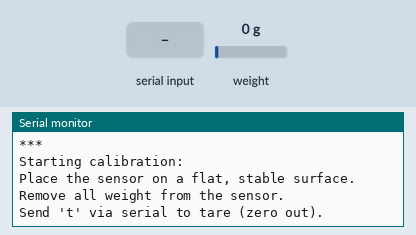
Recording of a sketch running on a simulated Seeed XIAO ESP32-S3. Shown: the last lines printed to the serial monitor. The test bench sets the inputs (shaded band); at power-on: weight on the scale 0 g. EEPROM starts erased.

Above: at 3.2 s.
3.3 s: "t90\n" received over Serial
At 4.5 s:
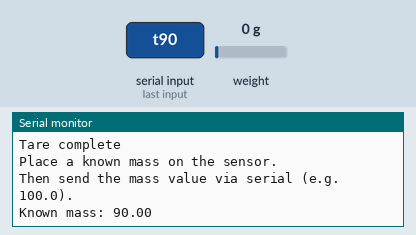
4.8 s: "y90\n" received over Serial
At 5.03 s:
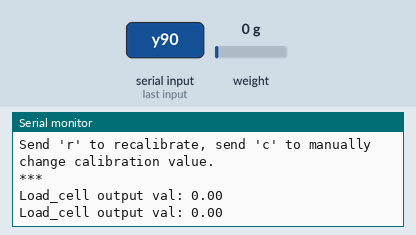
6.4 s: "c90\n" received over Serial
At 7.1 s:
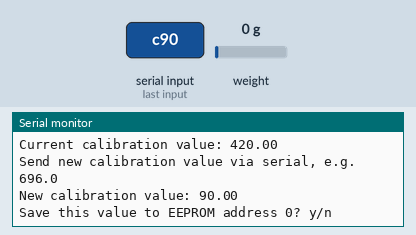
7.9 s: "y,45\n" received over Serial
At 8.11 s:
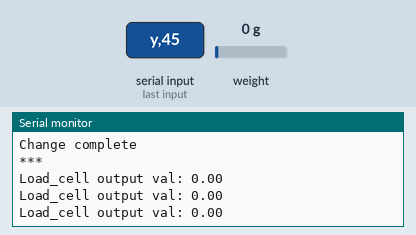
9.4 s: weight on the scale set to 100 g
At 9.41 s:
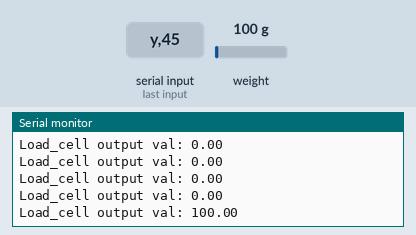
10.9 s: weight on the scale set to 1250 g
At 10.91 s:
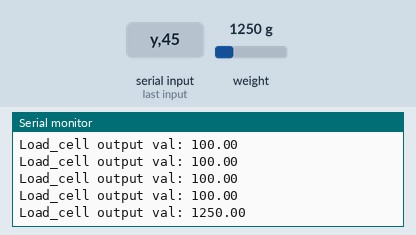
Timing chart, 0 to 13.4 s (numbered marks = the images above; inputs shaded):
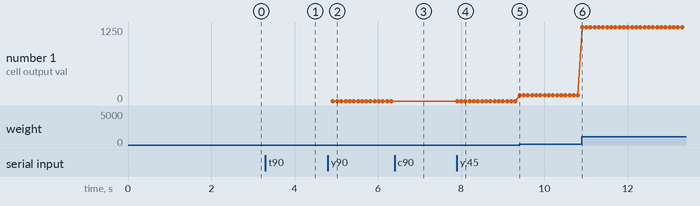

Measured:
- after the input at 3.3 s, the serial monitor: prints a new line at once (image 1)
- after the input at 4.8 s, the serial monitor: prints a new line after 0.11 s (image 2)
- after the input at 6.4 s, the serial monitor: prints a new line at once (image 3)
- after the input at 7.9 s, the serial monitor: prints a new line at once (image 4)
- after the input at 9.4 s, the serial monitor: prints a new line at once (image 5)
- after the input at 10.9 s, the serial monitor: prints a new line at once (image 6)
- plotted number 1: 0 → 100 after the input at 9.4 s, 100 → 1250 after the input at 10.9 s

The sketch:

Calibration_ESP32S3.ino
```cpp
/*
   -------------------------------------------------------------------------------------
   HX711_ADC
   Arduino library for HX711 24-Bit Analog-to-Digital Converter for Weight Scales
   Olav Kallhovd sept2017
   -------------------------------------------------------------------------------------
*/

/*
   Calibration example for ESP32-S3:
   HX711 DT  --> ESP32-S3 D3 (GPIO 3)
   HX711 SCK --> ESP32-S3 D4 (GPIO 4)

   Calibration steps:
   1. After power on, remove all weight from the sensor
   2. Send 't' via serial to tare (zero out)
   3. Place a known mass (calibration weight) on the sensor
   4. Send the weight value via serial (e.g. 100.0)
   5. Follow the prompt to save the calibration value to EEPROM
   6. Use the calibration value in the Read_ESP32S3 example

   Available commands during operation:
     't' - Tare
     'r' - Recalibrate
     'c' - Manually change and save calibration value
*/

#include <HX711_ADC.h>
#include <EEPROM.h>

// Pin definitions
const int HX711_dout = 4; // HX711 DT  --> XIAO ESP32-S3 D3 (GPIO4)
const int HX711_sck  = 5; // HX711 SCK --> XIAO ESP32-S3 D4 (GPIO5)

// HX711 constructor
HX711_ADC LoadCell(HX711_dout, HX711_sck);

const int calVal_eepromAdress = 0;
unsigned long t = 0;

void setup() {
  Serial.begin(115200);
  while (!Serial) delay(10); // Wait for USB serial to be ready (required for ESP32-S3 USB CDC)
  Serial.println();
  Serial.println("Starting...");

  LoadCell.begin();

  unsigned long stabilizingtime = 2000;
  boolean _tare = true;
  LoadCell.start(stabilizingtime, _tare);

  if (LoadCell.getTareTimeoutFlag() || LoadCell.getSignalTimeoutFlag()) {
    Serial.println("Timeout, check MCU and HX711 connection and pins");
    while (1);
  } else {
    LoadCell.setCalFactor(1.0);
    Serial.println("Startup OK");
  }

  while (!LoadCell.update());
  calibrate();
}

void loop() {
  static boolean newDataReady = 0;
  const int serialPrintInterval = 0;

  if (LoadCell.update()) newDataReady = true;

  if (newDataReady) {
    if (millis() > t + serialPrintInterval) {
      float i = LoadCell.getData();
      Serial.print("Load_cell output val: ");
      Serial.println(i);
      newDataReady = 0;
      t = millis();
    }
  }

  if (Serial.available() > 0) {
    char inByte = Serial.read();
    if (inByte == 't') LoadCell.tareNoDelay();
    else if (inByte == 'r') calibrate();
    else if (inByte == 'c') changeSavedCalFactor();
  }

  if (LoadCell.getTareStatus() == true) {
    Serial.println("Tare complete");
  }
}

void calibrate() {
  Serial.println("***");
  Serial.println("Starting calibration:");
  Serial.println("Place the sensor on a flat, stable surface.");
  Serial.println("Remove all weight from the sensor.");
  Serial.println("Send 't' via serial to tare (zero out).");

  boolean _resume = false;
  while (_resume == false) {
    LoadCell.update();
    if (Serial.available() > 0) {
      char inByte = Serial.read();
      if (inByte == 't') LoadCell.tareNoDelay();
    }
    if (LoadCell.getTareStatus() == true) {
      Serial.println("Tare complete");
      _resume = true;
    }
  }

  Serial.println("Place a known mass on the sensor.");
  Serial.println("Then send the mass value via serial (e.g. 100.0).");

  float known_mass = 0;
  _resume = false;
  while (_resume == false) {
    LoadCell.update();
    if (Serial.available() > 0) {
      known_mass = Serial.parseFloat();
      if (known_mass != 0) {
        Serial.print("Known mass: ");
        Serial.println(known_mass);
        _resume = true;
      }
    }
  }

  LoadCell.refreshDataSet();
  float newCalibrationValue = LoadCell.getNewCalibration(known_mass);

  Serial.print("New calibration value: ");
  Serial.print(newCalibrationValue);
  Serial.println(", use this value in the Read_ESP32S3 example.");
  Serial.print("Save this value to EEPROM address ");
  Serial.print(calVal_eepromAdress);
  Serial.println("? y/n");

  _resume = false;
  while (_resume == false) {
    if (Serial.available() > 0) {
      char inByte = Serial.read();
      if (inByte == 'y') {
        EEPROM.begin(512);
        EEPROM.put(calVal_eepromAdress, newCalibrationValue);
        EEPROM.commit();
        EEPROM.get(calVal_eepromAdress, newCalibrationValue);
        Serial.print("Value ");
        Serial.print(newCalibrationValue);
        Serial.print(" saved to EEPROM address: ");
        Serial.println(calVal_eepromAdress);
        _resume = true;
      } else if (inByte == 'n') {
        Serial.println("Value not saved to EEPROM");
        _resume = true;
      }
    }
  }

  Serial.println("Calibration complete");
  Serial.println("***");
  Serial.println("Send 'r' to recalibrate, send 'c' to manually change calibration value.");
  Serial.println("***");
}

void changeSavedCalFactor() {
  float oldCalibrationValue = LoadCell.getCalFactor();
  boolean _resume = false;
  Serial.println("***");
  Serial.print("Current calibration value: ");
  Serial.println(oldCalibrationValue);
  Serial.println("Send new calibration value via serial, e.g. 696.0");

  float newCalibrationValue;
  while (_resume == false) {
    if (Serial.available() > 0) {
      newCalibrationValue = Serial.parseFloat();
      if (newCalibrationValue != 0) {
        Serial.print("New calibration value: ");
        Serial.println(newCalibrationValue);
        LoadCell.setCalFactor(newCalibrationValue);
        _resume = true;
      }
    }
  }

  _resume = false;
  Serial.print("Save this value to EEPROM address ");
  Serial.print(calVal_eepromAdress);
  Serial.println("? y/n");

  while (_resume == false) {
    if (Serial.available() > 0) {
      char inByte = Serial.read();
      if (inByte == 'y') {
        EEPROM.begin(512);
        EEPROM.put(calVal_eepromAdress, newCalibrationValue);
        EEPROM.commit();
        EEPROM.get(calVal_eepromAdress, newCalibrationValue);
        Serial.print("Value ");
        Serial.print(newCalibrationValue);
        Serial.print(" saved to EEPROM address: ");
        Serial.println(calVal_eepromAdress);
        _resume = true;
      } else if (inByte == 'n') {
        Serial.println("Value not saved to EEPROM");
        _resume = true;
      }
    }
  }
  Serial.println("Change complete");
  Serial.println("***");
}
```
